Frame 1 (no input): blank canvas, image omitted
Frame 60 (no input): blank canvas, image omitted
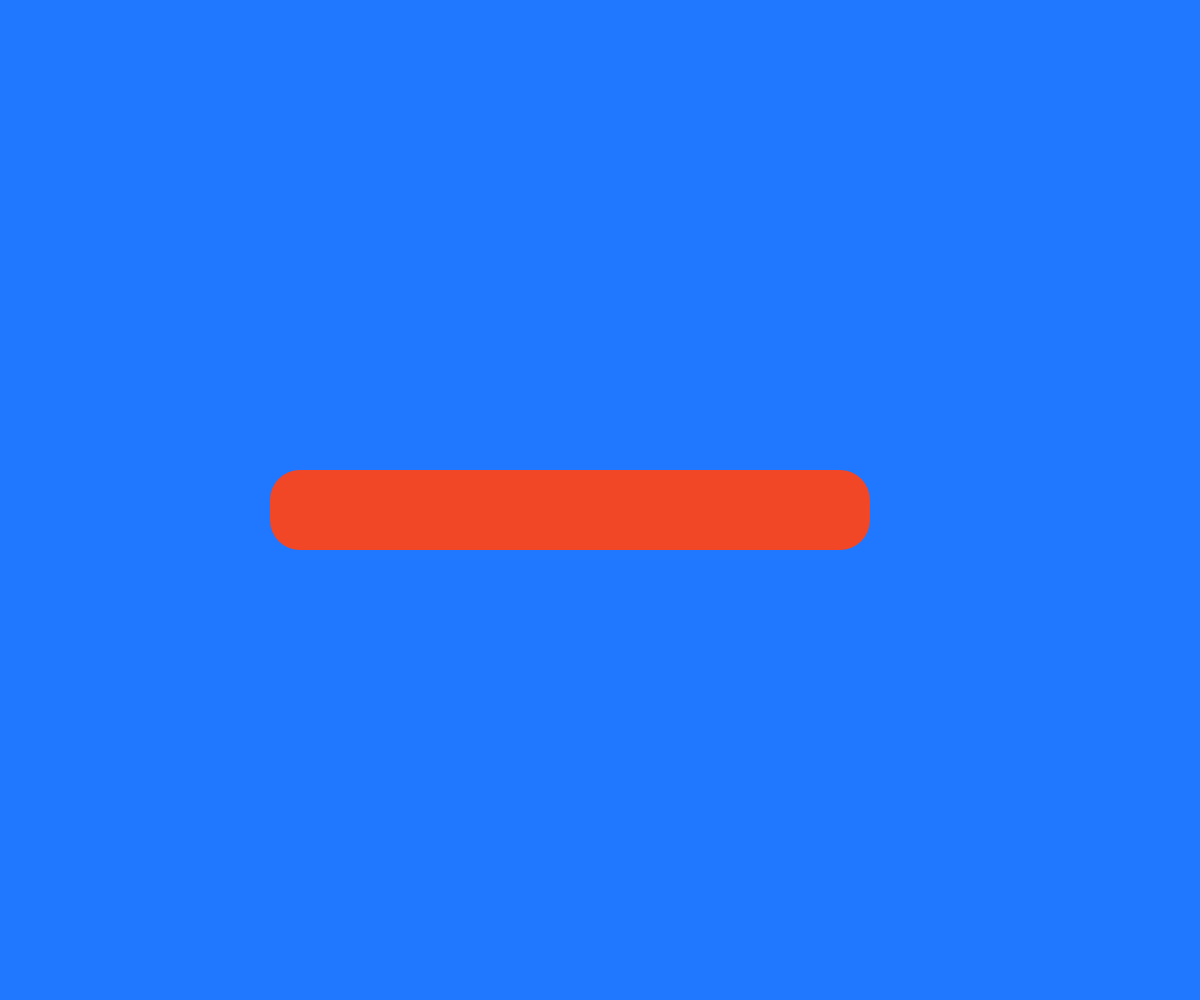
Frame 120 (the mouse pressed at the canvas centre since frame 60)

The p5.js sketch whose frames 1 and 60 were blank and that drew this single picture after the mouse press (run headless with seeded random() and noise() and a simulated clock; from frame 60 on, the mouse is pressed at the canvas centre):

// p5.js sketch
// ── sketch.js
function setup() {
createCanvas(windowWidth, windowHeight);
}

function windowResized() {
resizeCanvas(windowWidth, windowHeight);
}

function draw() {
  background(31, 120, 255);
  // display()

  noStroke()
  fill(242, 71, 39)
  rect(270, 470, mouseX, 80, 30);

  // 270 — расстояние от левого края
  // 470 — рассстояние от верхнего края
  // mouseX - увеличение ширины по горизонтали
  // 80 — высота
  // 30 — сглаживание
}
